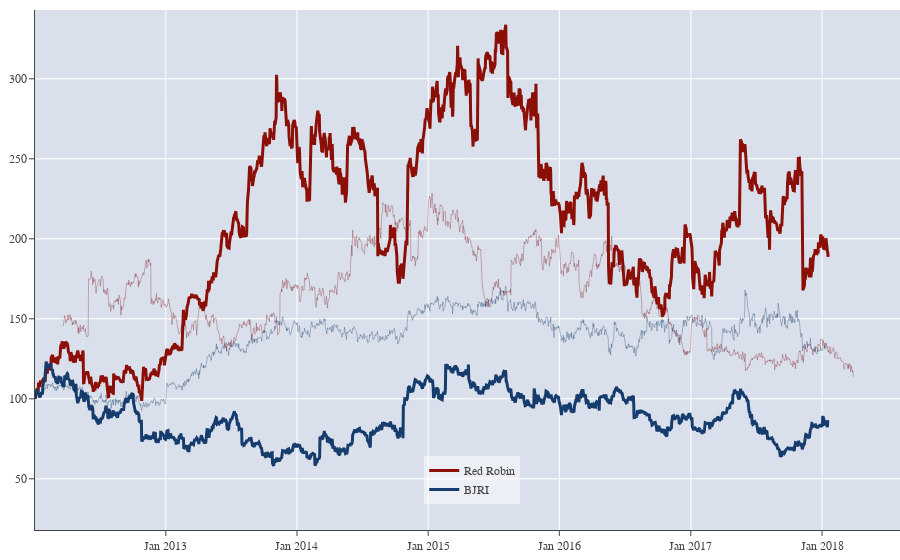

The cell this chart's notebook holds for it:
### Code cell
init_notebook_mode(connected=True)
iplot(fig)

### Figure 1 — Plotly figure (JSON) as saved in the notebook; plotly's stock layout.template omitted (floating-point values rounded to 4 significant figures; data arrays with more than 128 entries replaced by an {"elided": "..."} marker saying what was removed)
{"data": [{"line": {"color": "rgb(140, 15, 7)", "width": 3}, "mode": "lines", "name": "Red Robin", "type": "scatter", "uid": "4cd1a4", "x": {"elided": "1521 str values"}, "y": {"elided": "1521 float values"}}, {"connectgaps": true, "line": {"color": "rgb(22, 60, 109)", "width": 3}, "mode": "lines", "name": "BJRI", "type": "scatter", "uid": "f7fed3", "x": {"elided": "1521 str values"}, "y": {"elided": "1521 float values"}}, {"connectgaps": true, "line": {"color": "rgb(10, 45, 90)", "width": 0.3}, "mode": "lines", "name": "Ind Perf.", "showlegend": false, "type": "scatter", "uid": "f7fed3", "x": {"elided": "1519 str values"}, "y": {"elided": "1519 float values"}}, {"connectgaps": true, "line": {"color": "rgb(120, 8, 14)", "width": 0.3}, "mode": "lines", "name": "AI Pred.", "showlegend": false, "type": "scatter", "uid": "f7fed3", "x": {"elided": "1575 str values"}, "y": {"elided": "1575 float values"}}], "layout": {"autosize": true, "font": {"family": "Raleway"}, "hovermode": "compare", "legend": {"bgcolor": "rgba(255, 255, 255, 0.5)", "orientation": "v", "x": 0.45, "y": 0.05}, "margin": {"b": 30, "l": 35, "pad": 0, "r": 0, "t": 10}, "plot_bgcolor": "rgb(217, 224, 236)", "showlegend": true, "title": "", "titlefont": {"family": "Raleway", "size": 12}, "xaxis": {"autorange": false, "gridcolor": "rgb(255, 255, 255)", "range": ["2012-01-03", "2018-08-06"], "showline": true, "tickfont": {"color": "rgb(68, 68, 68)"}, "tickformat": "%b %Y", "ticks": "outside", "title": "", "type": "date"}, "yaxis": {"autorange": false, "gridcolor": "rgb(255, 255, 255)", "nticks": 11, "range": [18, 343], "showline": true, "ticks": "outside", "title": "", "type": "linear"}}}
